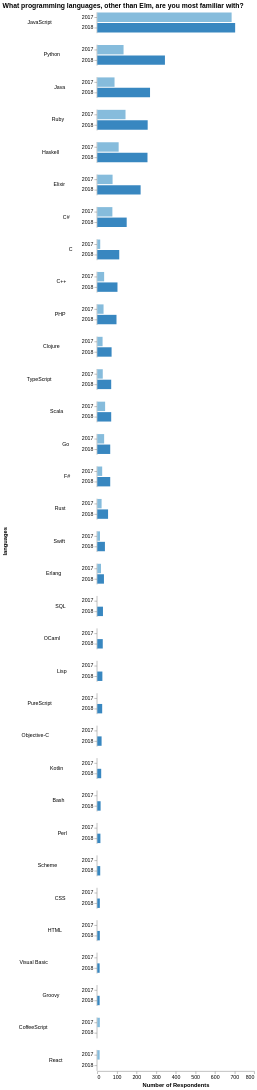

Describe this chart as a Vega-Lite specification.
### Vega-Lite specification from a JSON file in a GitHub repository (floating-point values rounded to 4 significant figures)
{"$schema": "https://vega.github.io/schema/vega-lite/v3.json", "title": "What programming languages, other than Elm, are you most familiar with?", "data": {"values": "languages,count,year,sort\nJavaScript,703,2018,\nPython,345,2018,\nJava,269,2018,\nRuby,257,2018,\nHaskell,256,2018,\nElixir,221,2018,\nC#,150,2018,\nC,112,2018,\nC++,103,2018,\nPHP,98,2018,\nClojure,73,2018,\nTypeScript,71,2018,\nScala,71,2018,\nGo,66,2018,\nF#,66,2018,\nRust,55,2018,\nSwift,39,2018,\nErlang,34,2018,\nSQL,29,2018,\nOCaml,28,2018,\nLisp,26,2018,\nPureScript,25,2018,\nObjective-C,22,2018,\nKotlin,20,2018,\nBash,17,2018,\nPerl,16,2018,\nScheme,15,2018,\nCSS,13,2018,\nHTML,13,2018,\nVisual Basic,12,2018,\nGroovy,12,2018,\nJavaScript,685,2017,\nRuby,144,2017,\nPython,134,2017,\nHaskell,109,2017,\nJava,88,2017,\nElixir,78,2017,\nC#,77,2017,\nScala,40,2017,\nGo,35,2017,\nC++,35,2017,\nPHP,32,2017,\nTypeScript,28,2017,\nClojure,27,2017,\nF#,25,2017,\nRust,22,2017,\nErlang,19,2017,\nC,15,2017,\nSwift,14,2017,\nCoffeeScript,13,2017,\nReact,12,2017,\n", "format": {"type": "csv"}}, "config": {"view": {"stroke": "transparent"}, "axis": {"domainWidth": 1}}, "mark": "bar", "encoding": {"row": {"field": "languages", "type": "nominal", "sort": {"field": "count", "order": "descending", "op": "average"}, "header": {"labelAngle": 0}}, "x": {"aggregate": "sum", "field": "count", "type": "quantitative", "axis": {"title": "Number of Respondents", "grid": false}}, "y": {"field": "year", "type": "nominal", "axis": {"title": ""}}, "color": {"field": "year", "type": "ordinal", "legend": null}}}
